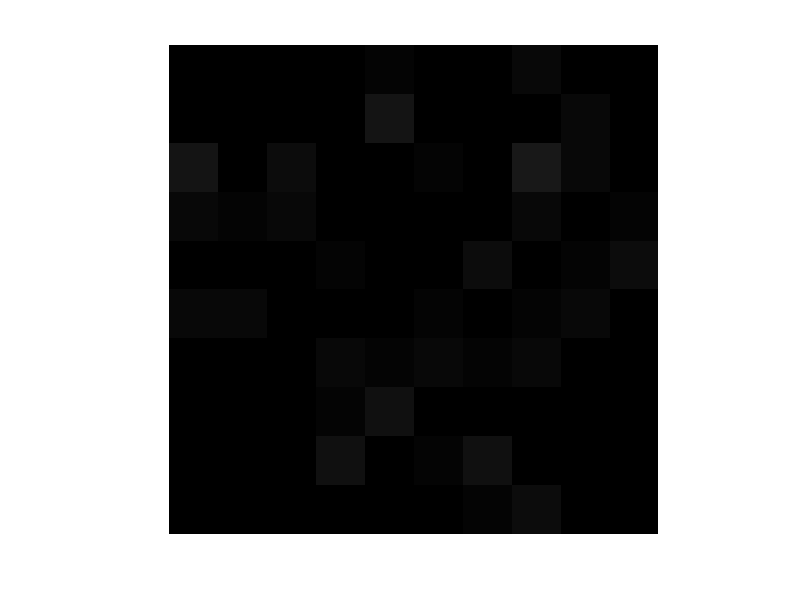
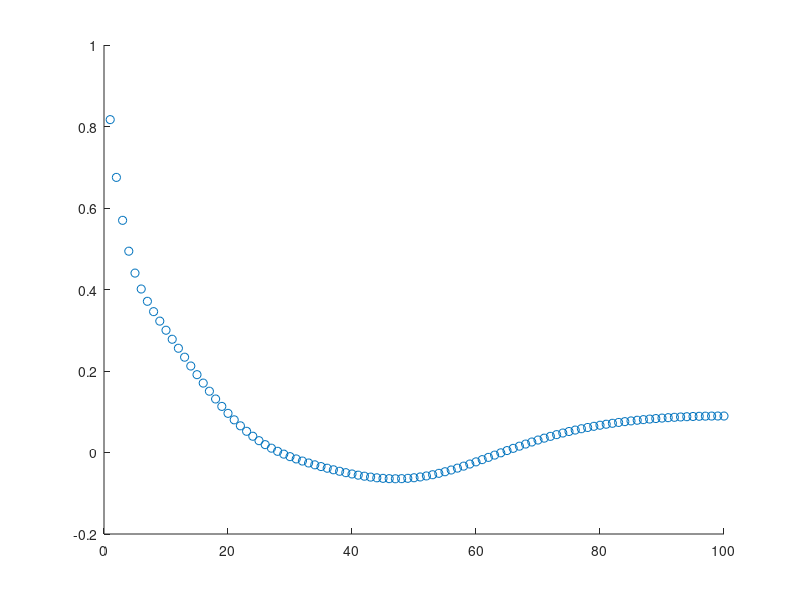

MATLAB code to generate these figures, in order:
clear all;
close all;
rng('default');

%init
noNeurons = 100;
state_t = ones(1,noNeurons);
state_prev = state_t;

%parameters
lambda=0.2;

a_deviation = 0.1;
rndMean = 0;
a = a_deviation.*randn(noNeurons,noNeurons) + rndMean; 

b_deviation = 1;
b = b_deviation.*randn(noNeurons,1) + rndMean;

x = 0;
loops = 100;

stateOverTime = ones(loops,1);
y = ones(loops,1);
for k=1:loops
    %% t+1
    for i=1:noNeurons
        activity = 0;
        for j=1:noNeurons
            activity = activity + a(i,j)*state_prev(j);
        end
        state_t(i) = (1-lambda)*state_prev(i) + lambda*tanh(activity+b(i)*x);
    end
    stateOverTime(k) = state_t(21);
    state_prev = state_t;
    
    % display gray image of states
    for i=1:abs(sqrt(noNeurons))
        for j=1:abs(sqrt(noNeurons))
            A((1+(i-1)*10):(i*10),(1+(j-1)*10):(j*10)) = state_t((i-1)*abs(sqrt(noNeurons))+j);
        end
    end
    figure(1);
    imshow(A);
    
    y(k)=sum(state_t);
    k
end

figure(2);
scatter(1:loops,stateOverTime);